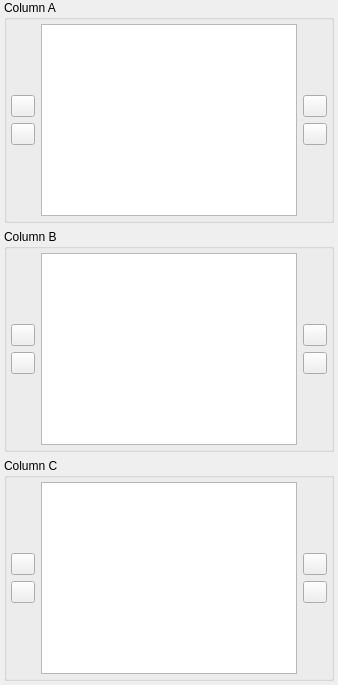
             <widget class="QWidget" name="newQSODetailPage">
              <layout class="QVBoxLayout" name="verticalLayout_20">
               <property name="leftMargin">
                <number>4</number>
               </property>
               <property name="topMargin">
                <number>0</number>
               </property>
               <property name="rightMargin">
                <number>4</number>
               </property>
               <property name="bottomMargin">
                <number>4</number>
               </property>
               <item>
                <widget class="QGroupBox" name="detailColAGroupBox">
                 <property name="title">
                  <string>Column A</string>
                 </property>
                 <layout class="QHBoxLayout" name="horizontalLayout_6">
                  <property name="leftMargin">
                   <number>4</number>
                  </property>
                  <property name="topMargin">
                   <number>4</number>
                  </property>
                  <property name="rightMargin">
                   <number>4</number>
                  </property>
                  <property name="bottomMargin">
                   <number>4</number>
                  </property>
                  <item>
                   <layout class="QVBoxLayout" name="verticalLayout_14">
                    <item>
                     <spacer name="verticalSpacer_23">
                      <property name="orientation">
                       <enum>Qt::Vertical</enum>
                      </property>
                      <property name="sizeHint" stdset="0">
                       <size>
                        <width>20</width>
                        <height>40</height>
                       </size>
                      </property>
                     </spacer>
                    </item>
                    <item>
                     <widget class="QPushButton" name="moveToDetailColAButton">
                      <property name="sizePolicy">
                       <sizepolicy hsizetype="Maximum" vsizetype="Fixed">
                        <horstretch>0</horstretch>
                        <verstretch>0</verstretch>
                       </sizepolicy>
                      </property>
                      <property name="maximumSize">
                       <size>
                        <width>24</width>
                        <height>24</height>
                       </size>
                      </property>
                      <property name="toolTip">
                       <string>Move selected fields from the Available Fields List to the Row A</string>
                      </property>
                      <property name="text">
                       <string notr="true"/>
                      </property>
                      <property name="icon">
                       <iconset theme="baseline-play_arrow"/>
                      </property>
                     </widget>
                    </item>
                    <item>
                     <widget class="QPushButton" name="removeFromDetailColAButton">
                      <property name="sizePolicy">
                       <sizepolicy hsizetype="Maximum" vsizetype="Fixed">
                        <horstretch>0</horstretch>
                        <verstretch>0</verstretch>
                       </sizepolicy>
                      </property>
                      <property name="maximumSize">
                       <size>
                        <width>24</width>
                        <height>24</height>
                       </size>
                      </property>
                      <property name="toolTip">
                       <string>Remove selected field from the Row A</string>
                      </property>
                      <property name="text">
                       <string notr="true"/>
                      </property>
                      <property name="icon">
                       <iconset theme="baseline-play_back"/>
                      </property>
                     </widget>
                    </item>
                    <item>
                     <spacer name="verticalSpacer_24">
                      <property name="orientation">
                       <enum>Qt::Vertical</enum>
                      </property>
                      <property name="sizeHint" stdset="0">
                       <size>
                        <width>20</width>
                        <height>40</height>
                       </size>
                      </property>
                     </spacer>
                    </item>
                   </layout>
                  </item>
                  <item>
                   <widget class="QListView" name="detailColAFieldsListView">
                    <property name="toolTip">
                     <string>List of fields in the first QSO Detail Column</string>
                    </property>
                    <property name="editTriggers">
                     <set>QAbstractItemView::NoEditTriggers</set>
                    </property>
                    <property name="showDropIndicator" stdset="0">
                     <bool>false</bool>
                    </property>
                    <property name="verticalScrollMode">
                     <enum>QAbstractItemView::ScrollPerPixel</enum>
                    </property>
                    <property name="horizontalScrollMode">
                     <enum>QAbstractItemView::ScrollPerPixel</enum>
                    </property>
                   </widget>
                  </item>
                  <item>
                   <layout class="QVBoxLayout" name="verticalLayout_15">
                    <item>
                     <spacer name="verticalSpacer_25">
                      <property name="orientation">
                       <enum>Qt::Vertical</enum>
                      </property>
                      <property name="sizeHint" stdset="0">
                       <size>
                        <width>20</width>
                        <height>40</height>
                       </size>
                      </property>
                     </spacer>
                    </item>
                    <item>
                     <widget class="QPushButton" name="detailColAUpButton">
                      <property name="sizePolicy">
                       <sizepolicy hsizetype="Maximum" vsizetype="Fixed">
                        <horstretch>0</horstretch>
                        <verstretch>0</verstretch>
                       </sizepolicy>
                      </property>
                      <property name="maximumSize">
                       <size>
                        <width>24</width>
                        <height>24</height>
                       </size>
                      </property>
                      <property name="toolTip">
                       <string>Change the order. Move selected field up</string>
                      </property>
                      <property name="text">
                       <string notr="true"/>
                      </property>
                      <property name="icon">
                       <iconset theme="baseline-play_up"/>
                      </property>
                     </widget>
                    </item>
                    <item>
                     <widget class="QPushButton" name="detailColADownButton">
                      <property name="sizePolicy">
                       <sizepolicy hsizetype="Maximum" vsizetype="Fixed">
                        <horstretch>0</horstretch>
                        <verstretch>0</verstretch>
                       </sizepolicy>
                      </property>
                      <property name="maximumSize">
                       <size>
                        <width>24</width>
                        <height>24</height>
                       </size>
                      </property>
                      <property name="toolTip">
                       <string>Change the order. Move selected field down</string>
                      </property>
                      <property name="text">
                       <string notr="true"/>
                      </property>
                      <property name="icon">
                       <iconset theme="baseline-play_down"/>
                      </property>
                     </widget>
                    </item>
                    <item>
                     <spacer name="verticalSpacer_26">
                      <property name="orientation">
                       <enum>Qt::Vertical</enum>
                      </property>
                      <property name="sizeHint" stdset="0">
                       <size>
                        <width>20</width>
                        <height>40</height>
                       </size>
                      </property>
                     </spacer>
                    </item>
                   </layout>
                  </item>
                 </layout>
                </widget>
               </item>
               <item>
                <widget class="QGroupBox" name="detailColBGroupBox">
                 <property name="title">
                  <string>Column B</string>
                 </property>
                 <layout class="QHBoxLayout" name="horizontalLayout_7">
                  <property name="leftMargin">
                   <number>4</number>
                  </property>
                  <property name="topMargin">
                   <number>4</number>
                  </property>
                  <property name="rightMargin">
                   <number>4</number>
                  </property>
                  <property name="bottomMargin">
                   <number>4</number>
                  </property>
                  <item>
                   <layout class="QVBoxLayout" name="verticalLayout_16">
                    <item>
                     <spacer name="verticalSpacer_27">
                      <property name="orientation">
                       <enum>Qt::Vertical</enum>
                      </property>
                      <property name="sizeHint" stdset="0">
                       <size>
                        <width>20</width>
                        <height>40</height>
                       </size>
                      </property>
                     </spacer>
                    </item>
                    <item>
                     <widget class="QPushButton" name="moveToDetailColBButton">
                      <property name="sizePolicy">
                       <sizepolicy hsizetype="Maximum" vsizetype="Fixed">
                        <horstretch>0</horstretch>
                        <verstretch>0</verstretch>
                       </sizepolicy>
                      </property>
                      <property name="maximumSize">
                       <size>
                        <width>24</width>
                        <height>24</height>
                       </size>
                      </property>
                      <property name="toolTip">
                       <string>Move selected fields from the Available Fields List to the Row A</string>
                      </property>
                      <property name="text">
                       <string notr="true"/>
                      </property>
                      <property name="icon">
                       <iconset theme="baseline-play_arrow"/>
                      </property>
                     </widget>
                    </item>
                    <item>
                     <widget class="QPushButton" name="removeFromDetailColBButton">
                      <property name="sizePolicy">
                       <sizepolicy hsizetype="Maximum" vsizetype="Fixed">
                        <horstretch>0</horstretch>
                        <verstretch>0</verstretch>
                       </sizepolicy>
                      </property>
                      <property name="maximumSize">
                       <size>
                        <width>24</width>
                        <height>24</height>
                       </size>
                      </property>
                      <property name="toolTip">
                       <string>Remove selected field from the Row A</string>
                      </property>
                      <property name="text">
                       <string notr="true"/>
                      </property>
                      <property name="icon">
                       <iconset theme="baseline-play_back"/>
                      </property>
                     </widget>
                    </item>
                    <item>
                     <spacer name="verticalSpacer_28">
                      <property name="orientation">
                       <enum>Qt::Vertical</enum>
                      </property>
                      <property name="sizeHint" stdset="0">
                       <size>
                        <width>20</width>
                        <height>40</height>
                       </size>
                      </property>
                     </spacer>
                    </item>
                   </layout>
                  </item>
                  <item>
                   <widget class="QListView" name="detailColBFieldsListView">
                    <property name="toolTip">
                     <string>List of fields in the second QSO Detail Column</string>
                    </property>
                    <property name="editTriggers">
                     <set>QAbstractItemView::NoEditTriggers</set>
                    </property>
                    <property name="showDropIndicator" stdset="0">
                     <bool>false</bool>
                    </property>
                    <property name="verticalScrollMode">
                     <enum>QAbstractItemView::ScrollPerPixel</enum>
                    </property>
                    <property name="horizontalScrollMode">
                     <enum>QAbstractItemView::ScrollPerPixel</enum>
                    </property>
                   </widget>
                  </item>
                  <item>
                   <layout class="QVBoxLayout" name="verticalLayout_17">
                    <item>
                     <spacer name="verticalSpacer_29">
                      <property name="orientation">
                       <enum>Qt::Vertical</enum>
                      </property>
                      <property name="sizeHint" stdset="0">
                       <size>
                        <width>20</width>
                        <height>40</height>
                       </size>
                      </property>
                     </spacer>
                    </item>
                    <item>
                     <widget class="QPushButton" name="detailColBUpButton">
                      <property name="sizePolicy">
                       <sizepolicy hsizetype="Maximum" vsizetype="Fixed">
                        <horstretch>0</horstretch>
                        <verstretch>0</verstretch>
                       </sizepolicy>
                      </property>
                      <property name="maximumSize">
                       <size>
                        <width>24</width>
                        <height>24</height>
                       </size>
                      </property>
                      <property name="toolTip">
                       <string>Change the order. Move selected field up</string>
                      </property>
                      <property name="text">
                       <string notr="true"/>
                      </property>
                      <property name="icon">
                       <iconset theme="baseline-play_up"/>
                      </property>
                     </widget>
                    </item>
                    <item>
                     <widget class="QPushButton" name="detailColBDownButton">
                      <property name="sizePolicy">
                       <sizepolicy hsizetype="Maximum" vsizetype="Fixed">
                        <horstretch>0</horstretch>
                        <verstretch>0</verstretch>
                       </sizepolicy>
                      </property>
                      <property name="maximumSize">
                       <size>
                        <width>24</width>
                        <height>24</height>
                       </size>
                      </property>
                      <property name="toolTip">
                       <string>Change the order. Move selected field down</string>
                      </property>
                      <property name="text">
                       <string notr="true"/>
                      </property>
                      <property name="icon">
                       <iconset theme="baseline-play_down"/>
                      </property>
                     </widget>
                    </item>
                    <item>
                     <spacer name="verticalSpacer_30">
                      <property name="orientation">
                       <enum>Qt::Vertical</enum>
                      </property>
                      <property name="sizeHint" stdset="0">
                       <size>
                        <width>20</width>
                        <height>40</height>
                       </size>
                      </property>
                     </spacer>
                    </item>
                   </layout>
                  </item>
                 </layout>
                </widget>
               </item>
               <item>
                <widget class="QGroupBox" name="detailColCGroupBox">
                 <property name="title">
                  <string>Column C</string>
                 </property>
                 <layout class="QHBoxLayout" name="horizontalLayout_8">
                  <property name="leftMargin">
                   <number>4</number>
                  </property>
                  <property name="topMargin">
                   <number>4</number>
                  </property>
                  <property name="rightMargin">
                   <number>4</number>
                  </property>
                  <property name="bottomMargin">
                   <number>4</number>
                  </property>
                  <item>
                   <layout class="QVBoxLayout" name="verticalLayout_18">
                    <item>
                     <spacer name="verticalSpacer_31">
                      <property name="orientation">
                       <enum>Qt::Vertical</enum>
                      </property>
                      <property name="sizeHint" stdset="0">
                       <size>
                        <width>20</width>
                        <height>40</height>
                       </size>
                      </property>
                     </spacer>
                    </item>
                    <item>
                     <widget class="QPushButton" name="moveToDetailColCButton">
                      <property name="sizePolicy">
                       <sizepolicy hsizetype="Maximum" vsizetype="Fixed">
                        <horstretch>0</horstretch>
                        <verstretch>0</verstretch>
                       </sizepolicy>
                      </property>
                      <property name="maximumSize">
                       <size>
                        <width>24</width>
                        <height>24</height>
                       </size>
                      </property>
                      <property name="toolTip">
                       <string>Move selected fields from the Available Fields List to the Row A</string>
                      </property>
                      <property name="text">
                       <string notr="true"/>
                      </property>
                      <property name="icon">
                       <iconset theme="baseline-play_arrow"/>
                      </property>
                     </widget>
                    </item>
                    <item>
                     <widget class="QPushButton" name="removeFromDetailColCButton">
                      <property name="sizePolicy">
                       <sizepolicy hsizetype="Maximum" vsizetype="Fixed">
                        <horstretch>0</horstretch>
                        <verstretch>0</verstretch>
                       </sizepolicy>
                      </property>
                      <property name="maximumSize">
                       <size>
                        <width>24</width>
                        <height>24</height>
                       </size>
                      </property>
                      <property name="toolTip">
                       <string>Remove selected field from the Row A</string>
                      </property>
                      <property name="text">
                       <string notr="true"/>
                      </property>
                      <property name="icon">
                       <iconset theme="baseline-play_back"/>
                      </property>
                     </widget>
                    </item>
                    <item>
                     <spacer name="verticalSpacer_32">
                      <property name="orientation">
                       <enum>Qt::Vertical</enum>
                      </property>
                      <property name="sizeHint" stdset="0">
                       <size>
                        <width>20</width>
                        <height>40</height>
                       </size>
                      </property>
                     </spacer>
                    </item>
                   </layout>
                  </item>
                  <item>
                   <widget class="QListView" name="detailColCFieldsListView">
                    <property name="toolTip">
                     <string>List of fields in the third QSO Detail Column</string>
                    </property>
                    <property name="editTriggers">
                     <set>QAbstractItemView::NoEditTriggers</set>
                    </property>
                    <property name="showDropIndicator" stdset="0">
                     <bool>false</bool>
                    </property>
                    <property name="verticalScrollMode">
                     <enum>QAbstractItemView::ScrollPerPixel</enum>
                    </property>
                    <property name="horizontalScrollMode">
                     <enum>QAbstractItemView::ScrollPerPixel</enum>
                    </property>
                   </widget>
                  </item>
                  <item>
                   <layout class="QVBoxLayout" name="verticalLayout_19">
                    <item>
                     <spacer name="verticalSpacer_33">
                      <property name="orientation">
                       <enum>Qt::Vertical</enum>
                      </property>
                      <property name="sizeHint" stdset="0">
                       <size>
                        <width>20</width>
                        <height>40</height>
                       </size>
                      </property>
                     </spacer>
                    </item>
                    <item>
                     <widget class="QPushButton" name="detailColCUpButton">
                      <property name="sizePolicy">
                       <sizepolicy hsizetype="Maximum" vsizetype="Fixed">
                        <horstretch>0</horstretch>
                        <verstretch>0</verstretch>
                       </sizepolicy>
                      </property>
                      <property name="maximumSize">
                       <size>
                        <width>24</width>
                        <height>24</height>
                       </size>
                      </property>
                      <property name="toolTip">
                       <string>Change the order. Move selected field up</string>
                      </property>
                      <property name="text">
                       <string notr="true"/>
                      </property>
                      <property name="icon">
                       <iconset theme="baseline-play_up"/>
                      </property>
                     </widget>
                    </item>
                    <item>
                     <widget class="QPushButton" name="detailColCDownButton">
                      <property name="sizePolicy">
                       <sizepolicy hsizetype="Maximum" vsizetype="Fixed">
                        <horstretch>0</horstretch>
                        <verstretch>0</verstretch>
                       </sizepolicy>
                      </property>
                      <property name="maximumSize">
                       <size>
                        <width>24</width>
                        <height>24</height>
                       </size>
                      </property>
                      <property name="toolTip">
                       <string>Change the order. Move selected field down</string>
                      </property>
                      <property name="text">
                       <string notr="true"/>
                      </property>
                      <property name="icon">
                       <iconset theme="baseline-play_down"/>
                      </property>
                     </widget>
                    </item>
                    <item>
                     <spacer name="verticalSpacer_34">
                      <property name="orientation">
                       <enum>Qt::Vertical</enum>
                      </property>
                      <property name="sizeHint" stdset="0">
                       <size>
                        <width>20</width>
                        <height>40</height>
                       </size>
                      </property>
                     </spacer>
                    </item>
                   </layout>
                  </item>
                 </layout>
                </widget>
               </item>
              </layout>
             </widget>
